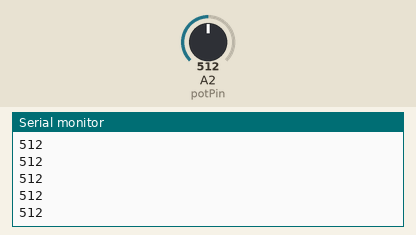
Recording of a sketch running on a simulated Arduino Uno, built with avr-gcc and run on an emulated ATmega328P. On the bench: the last lines printed to the serial monitor. The test bench sets the inputs (shaded band); at power-on: A2 (potPin) = 512.

Above: at 1.2 s.
1.3 s: A2 (potPin) set to 716
At 1.68 s:
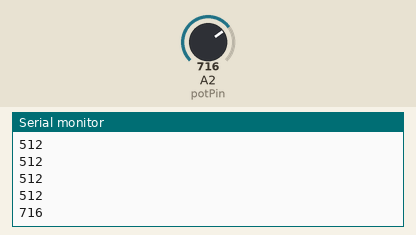
2.8 s: A2 (potPin) set to 900
At 2.93 s:
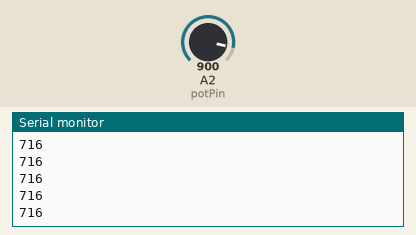
Timing chart, 0 to 5.8 s (numbered marks = the images above; inputs shaded):
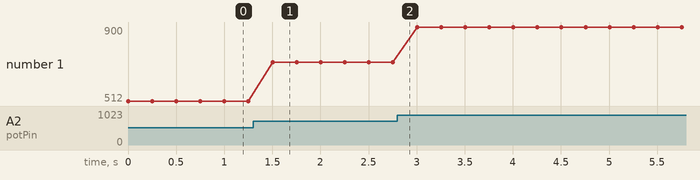

The sketch:

PotentiometerTester.ino
```cpp
int potPin = 2;
int val = 0;
void setup() {
  // put your setup code here, to run once:
  Serial.begin(38400);
}

void loop() {
  // put your main code here, to run repeatedly:
  val = analogRead(potPin);
  float angle = val;///11.366666; //reads a value between 0 and 90
  Serial.println((int) angle);
  delay (250);
}
```

Measured:
- after the input at 1.3 s, the serial monitor: prints a new line after 0.20 s (image 1)
- plotted number 1: 512 → 716 after the input at 1.3 s, 716 → 900 after the input at 2.8 s
